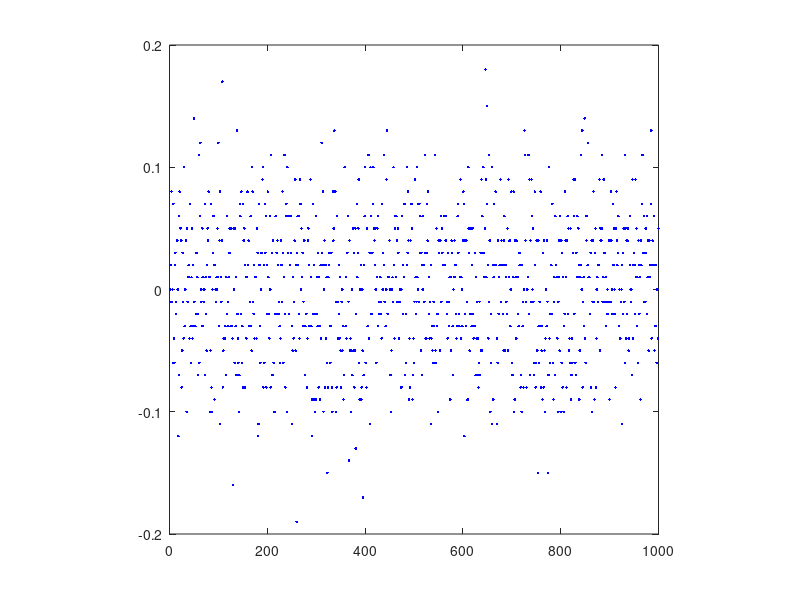
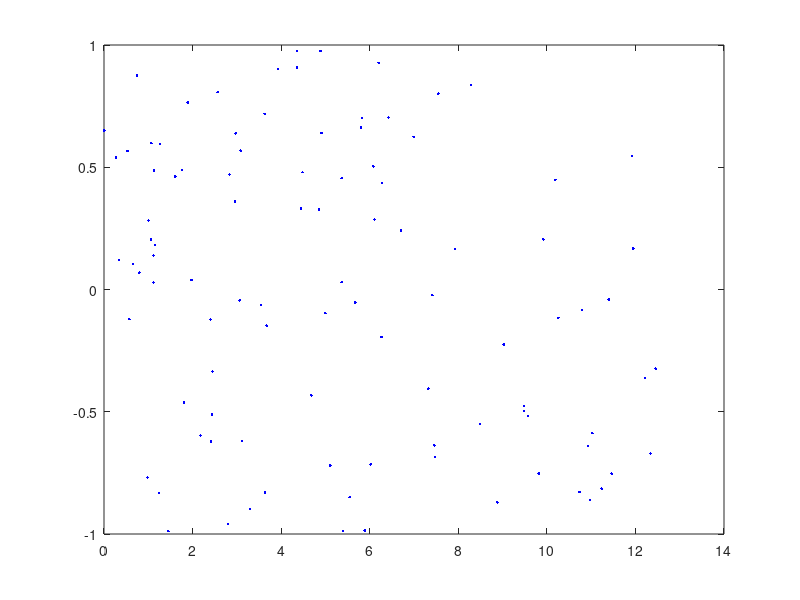

MATLAB code to generate these figures, in order:
function count = integrate

    a = 0;
    b = 4*pi;
    
    iter = 1000;
    count = 0;
    k = 100;
    
    for i = 1:iter
        y = -1 + 2*rand(k,1);
        x = a + (b - a)*rand(k,1);
    
        sum_plus = sum(((sin(x) - y) >= 0).*(y >= 0));
        sum_mins = sum(((y - sin(x)) >= 0).*(y <0));
        
        count = (sum_plus - sum_mins)/k;
        
        figure(1)
        plot(i,count,'b.');
        hold on;
        axis square;
        
        figure(2)
        plot(x,y,'b.');
    end    
    
    figure(2)
    hold on;
    
end